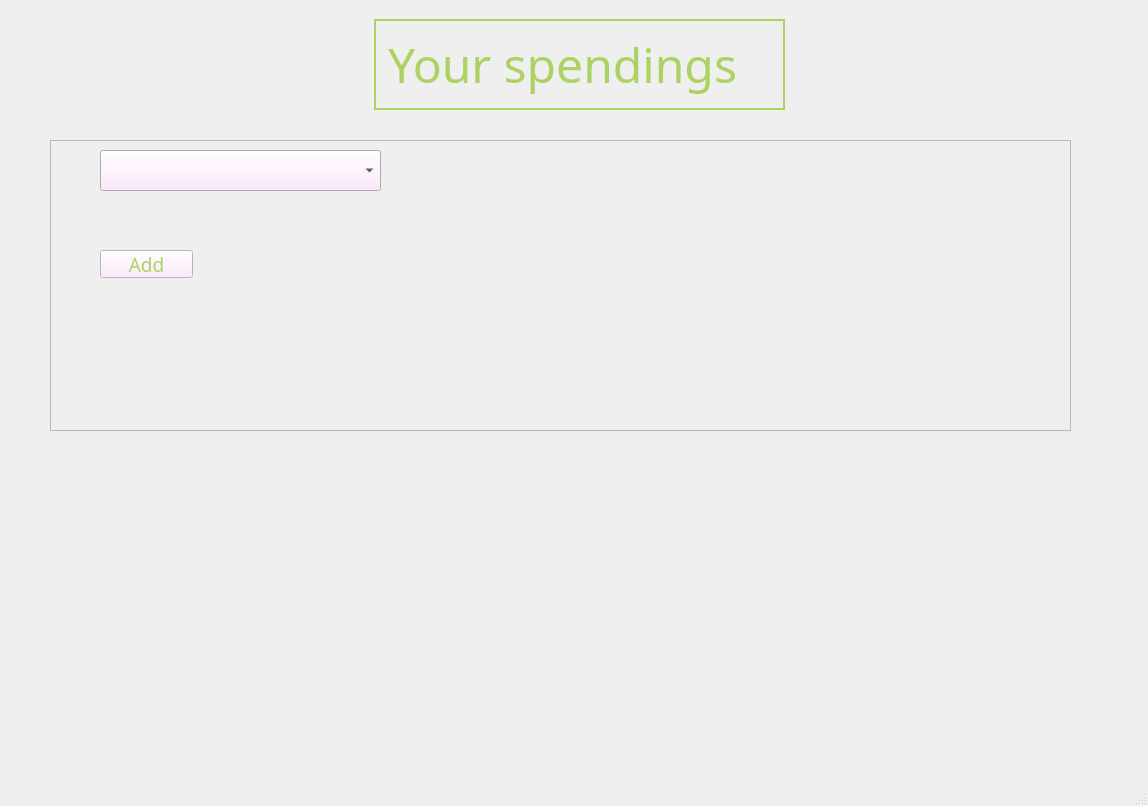
<?xml version="1.0" encoding="UTF-8"?>
<ui version="4.0">
 <class>MainWindow</class>
 <widget class="QMainWindow" name="MainWindow">
  <property name="geometry">
   <rect>
    <x>0</x>
    <y>0</y>
    <width>1148</width>
    <height>806</height>
   </rect>
  </property>
  <property name="windowTitle">
   <string>See what you spend on.</string>
  </property>
  <widget class="QWidget" name="centralwidget">
   <widget class="QLabel" name="Title">
    <property name="geometry">
     <rect>
      <x>374</x>
      <y>19</y>
      <width>411</width>
      <height>91</height>
     </rect>
    </property>
    <property name="palette">
     <palette>
      <active>
       <colorrole role="WindowText">
        <brush brushstyle="SolidPattern">
         <color alpha="255">
          <red>172</red>
          <green>211</green>
          <blue>98</blue>
         </color>
        </brush>
       </colorrole>
      </active>
      <inactive>
       <colorrole role="WindowText">
        <brush brushstyle="SolidPattern">
         <color alpha="255">
          <red>172</red>
          <green>211</green>
          <blue>98</blue>
         </color>
        </brush>
       </colorrole>
      </inactive>
      <disabled>
       <colorrole role="WindowText">
        <brush brushstyle="SolidPattern">
         <color alpha="255">
          <red>120</red>
          <green>120</green>
          <blue>120</blue>
         </color>
        </brush>
       </colorrole>
      </disabled>
     </palette>
    </property>
    <property name="font">
     <font>
      <family>Candara</family>
      <pointsize>36</pointsize>
      <weight>50</weight>
      <italic>false</italic>
      <bold>false</bold>
     </font>
    </property>
    <property name="frameShape">
     <enum>QFrame::WinPanel</enum>
    </property>
    <property name="text">
     <string>Your spendings</string>
    </property>
   </widget>
   <widget class="QFrame" name="Frame1">
    <property name="geometry">
     <rect>
      <x>50</x>
      <y>140</y>
      <width>1021</width>
      <height>291</height>
     </rect>
    </property>
    <property name="palette">
     <palette>
      <active>
       <colorrole role="WindowText">
        <brush brushstyle="SolidPattern">
         <color alpha="255">
          <red>172</red>
          <green>211</green>
          <blue>98</blue>
         </color>
        </brush>
       </colorrole>
       <colorrole role="Button">
        <brush brushstyle="SolidPattern">
         <color alpha="255">
          <red>255</red>
          <green>226</green>
          <blue>254</blue>
         </color>
        </brush>
       </colorrole>
      </active>
      <inactive>
       <colorrole role="WindowText">
        <brush brushstyle="SolidPattern">
         <color alpha="255">
          <red>172</red>
          <green>211</green>
          <blue>98</blue>
         </color>
        </brush>
       </colorrole>
       <colorrole role="Button">
        <brush brushstyle="SolidPattern">
         <color alpha="255">
          <red>255</red>
          <green>226</green>
          <blue>254</blue>
         </color>
        </brush>
       </colorrole>
      </inactive>
      <disabled>
       <colorrole role="WindowText">
        <brush brushstyle="SolidPattern">
         <color alpha="255">
          <red>120</red>
          <green>120</green>
          <blue>120</blue>
         </color>
        </brush>
       </colorrole>
       <colorrole role="Button">
        <brush brushstyle="SolidPattern">
         <color alpha="255">
          <red>255</red>
          <green>226</green>
          <blue>254</blue>
         </color>
        </brush>
       </colorrole>
      </disabled>
     </palette>
    </property>
    <property name="font">
     <font>
      <family>Candara</family>
      <pointsize>14</pointsize>
     </font>
    </property>
    <property name="frameShape">
     <enum>QFrame::StyledPanel</enum>
    </property>
    <property name="frameShadow">
     <enum>QFrame::Raised</enum>
    </property>
    <widget class="QComboBox" name="comboBox">
     <property name="geometry">
      <rect>
       <x>50</x>
       <y>10</y>
       <width>281</width>
       <height>41</height>
      </rect>
     </property>
    </widget>
    <widget class="QPushButton" name="pushButton">
     <property name="geometry">
      <rect>
       <x>50</x>
       <y>110</y>
       <width>93</width>
       <height>28</height>
      </rect>
     </property>
     <property name="palette">
      <palette>
       <active>
        <colorrole role="WindowText">
         <brush brushstyle="SolidPattern">
          <color alpha="255">
           <red>172</red>
           <green>211</green>
           <blue>98</blue>
          </color>
         </brush>
        </colorrole>
        <colorrole role="Light">
         <brush brushstyle="SolidPattern">
          <color alpha="255">
           <red>255</red>
           <green>255</green>
           <blue>255</blue>
          </color>
         </brush>
        </colorrole>
        <colorrole role="Dark">
         <brush brushstyle="SolidPattern">
          <color alpha="255">
           <red>81</red>
           <green>81</green>
           <blue>81</blue>
          </color>
         </brush>
        </colorrole>
        <colorrole role="Mid">
         <brush brushstyle="SolidPattern">
          <color alpha="255">
           <red>147</red>
           <green>147</green>
           <blue>147</blue>
          </color>
         </brush>
        </colorrole>
        <colorrole role="Text">
         <brush brushstyle="SolidPattern">
          <color alpha="255">
           <red>0</red>
           <green>0</green>
           <blue>0</blue>
          </color>
         </brush>
        </colorrole>
        <colorrole role="BrightText">
         <brush brushstyle="SolidPattern">
          <color alpha="255">
           <red>172</red>
           <green>211</green>
           <blue>98</blue>
          </color>
         </brush>
        </colorrole>
        <colorrole role="ButtonText">
         <brush brushstyle="SolidPattern">
          <color alpha="255">
           <red>172</red>
           <green>211</green>
           <blue>98</blue>
          </color>
         </brush>
        </colorrole>
        <colorrole role="Base">
         <brush brushstyle="SolidPattern">
          <color alpha="255">
           <red>255</red>
           <green>255</green>
           <blue>255</blue>
          </color>
         </brush>
        </colorrole>
        <colorrole role="Window">
         <brush brushstyle="SolidPattern">
          <color alpha="255">
           <red>255</red>
           <green>255</green>
           <blue>255</blue>
          </color>
         </brush>
        </colorrole>
        <colorrole role="Highlight">
         <brush brushstyle="SolidPattern">
          <color alpha="255">
           <red>255</red>
           <green>226</green>
           <blue>254</blue>
          </color>
         </brush>
        </colorrole>
        <colorrole role="HighlightedText">
         <brush brushstyle="SolidPattern">
          <color alpha="255">
           <red>170</red>
           <green>0</green>
           <blue>0</blue>
          </color>
         </brush>
        </colorrole>
        <colorrole role="AlternateBase">
         <brush brushstyle="SolidPattern">
          <color alpha="255">
           <red>159</red>
           <green>159</green>
           <blue>159</blue>
          </color>
         </brush>
        </colorrole>
        <colorrole role="ToolTipText">
         <brush brushstyle="SolidPattern">
          <color alpha="255">
           <red>0</red>
           <green>0</green>
           <blue>0</blue>
          </color>
         </brush>
        </colorrole>
        <colorrole role="PlaceholderText">
         <brush brushstyle="SolidPattern">
          <color alpha="128">
           <red>0</red>
           <green>0</green>
           <blue>0</blue>
          </color>
         </brush>
        </colorrole>
       </active>
       <inactive>
        <colorrole role="WindowText">
         <brush brushstyle="SolidPattern">
          <color alpha="255">
           <red>172</red>
           <green>211</green>
           <blue>98</blue>
          </color>
         </brush>
        </colorrole>
        <colorrole role="Light">
         <brush brushstyle="SolidPattern">
          <color alpha="255">
           <red>255</red>
           <green>255</green>
           <blue>255</blue>
          </color>
         </brush>
        </colorrole>
        <colorrole role="Dark">
         <brush brushstyle="SolidPattern">
          <color alpha="255">
           <red>81</red>
           <green>81</green>
           <blue>81</blue>
          </color>
         </brush>
        </colorrole>
        <colorrole role="Mid">
         <brush brushstyle="SolidPattern">
          <color alpha="255">
           <red>147</red>
           <green>147</green>
           <blue>147</blue>
          </color>
         </brush>
        </colorrole>
        <colorrole role="Text">
         <brush brushstyle="SolidPattern">
          <color alpha="255">
           <red>0</red>
           <green>0</green>
           <blue>0</blue>
          </color>
         </brush>
        </colorrole>
        <colorrole role="BrightText">
         <brush brushstyle="SolidPattern">
          <color alpha="255">
           <red>172</red>
           <green>211</green>
           <blue>98</blue>
          </color>
         </brush>
        </colorrole>
        <colorrole role="ButtonText">
         <brush brushstyle="SolidPattern">
          <color alpha="255">
           <red>172</red>
           <green>211</green>
           <blue>98</blue>
          </color>
         </brush>
        </colorrole>
        <colorrole role="Base">
         <brush brushstyle="SolidPattern">
          <color alpha="255">
           <red>255</red>
           <green>255</green>
           <blue>255</blue>
          </color>
         </brush>
        </colorrole>
        <colorrole role="Window">
         <brush brushstyle="SolidPattern">
          <color alpha="255">
           <red>255</red>
           <green>255</green>
           <blue>255</blue>
          </color>
         </brush>
        </colorrole>
        <colorrole role="Highlight">
         <brush brushstyle="SolidPattern">
          <color alpha="255">
           <red>255</red>
           <green>226</green>
           <blue>254</blue>
          </color>
         </brush>
        </colorrole>
        <colorrole role="HighlightedText">
         <brush brushstyle="SolidPattern">
          <color alpha="255">
           <red>170</red>
           <green>0</green>
           <blue>0</blue>
          </color>
         </brush>
        </colorrole>
        <colorrole role="AlternateBase">
         <brush brushstyle="SolidPattern">
          <color alpha="255">
           <red>159</red>
           <green>159</green>
           <blue>159</blue>
          </color>
         </brush>
        </colorrole>
        <colorrole role="ToolTipText">
         <brush brushstyle="SolidPattern">
          <color alpha="255">
           <red>0</red>
           <green>0</green>
           <blue>0</blue>
          </color>
         </brush>
        </colorrole>
        <colorrole role="PlaceholderText">
         <brush brushstyle="SolidPattern">
          <color alpha="128">
           <red>0</red>
           <green>0</green>
           <blue>0</blue>
          </color>
         </brush>
        </colorrole>
       </inactive>
       <disabled>
        <colorrole role="WindowText">
         <brush brushstyle="SolidPattern">
          <color alpha="255">
           <red>81</red>
           <green>81</green>
           <blue>81</blue>
          </color>
         </brush>
        </colorrole>
        <colorrole role="Light">
         <brush brushstyle="SolidPattern">
          <color alpha="255">
           <red>255</red>
           <green>255</green>
           <blue>255</blue>
          </color>
         </brush>
        </colorrole>
        <colorrole role="Dark">
         <brush brushstyle="SolidPattern">
          <color alpha="255">
           <red>81</red>
           <green>81</green>
           <blue>81</blue>
          </color>
         </brush>
        </colorrole>
        <colorrole role="Mid">
         <brush brushstyle="SolidPattern">
          <color alpha="255">
           <red>147</red>
           <green>147</green>
           <blue>147</blue>
          </color>
         </brush>
        </colorrole>
        <colorrole role="Text">
         <brush brushstyle="SolidPattern">
          <color alpha="255">
           <red>81</red>
           <green>81</green>
           <blue>81</blue>
          </color>
         </brush>
        </colorrole>
        <colorrole role="BrightText">
         <brush brushstyle="SolidPattern">
          <color alpha="255">
           <red>172</red>
           <green>211</green>
           <blue>98</blue>
          </color>
         </brush>
        </colorrole>
        <colorrole role="ButtonText">
         <brush brushstyle="SolidPattern">
          <color alpha="255">
           <red>81</red>
           <green>81</green>
           <blue>81</blue>
          </color>
         </brush>
        </colorrole>
        <colorrole role="Base">
         <brush brushstyle="SolidPattern">
          <color alpha="255">
           <red>255</red>
           <green>255</green>
           <blue>255</blue>
          </color>
         </brush>
        </colorrole>
        <colorrole role="Window">
         <brush brushstyle="SolidPattern">
          <color alpha="255">
           <red>255</red>
           <green>255</green>
           <blue>255</blue>
          </color>
         </brush>
        </colorrole>
        <colorrole role="Highlight">
         <brush brushstyle="SolidPattern">
          <color alpha="255">
           <red>0</red>
           <green>120</green>
           <blue>215</blue>
          </color>
         </brush>
        </colorrole>
        <colorrole role="HighlightedText">
         <brush brushstyle="SolidPattern">
          <color alpha="255">
           <red>170</red>
           <green>0</green>
           <blue>0</blue>
          </color>
         </brush>
        </colorrole>
        <colorrole role="AlternateBase">
         <brush brushstyle="SolidPattern">
          <color alpha="255">
           <red>159</red>
           <green>159</green>
           <blue>159</blue>
          </color>
         </brush>
        </colorrole>
        <colorrole role="ToolTipText">
         <brush brushstyle="SolidPattern">
          <color alpha="255">
           <red>0</red>
           <green>0</green>
           <blue>0</blue>
          </color>
         </brush>
        </colorrole>
        <colorrole role="PlaceholderText">
         <brush brushstyle="SolidPattern">
          <color alpha="128">
           <red>0</red>
           <green>0</green>
           <blue>0</blue>
          </color>
         </brush>
        </colorrole>
       </disabled>
      </palette>
     </property>
     <property name="text">
      <string>Add</string>
     </property>
    </widget>
   </widget>
  </widget>
  <widget class="QMenuBar" name="menubar">
   <property name="geometry">
    <rect>
     <x>0</x>
     <y>0</y>
     <width>1148</width>
     <height>26</height>
    </rect>
   </property>
  </widget>
  <widget class="QStatusBar" name="statusbar"/>
 </widget>
 <resources/>
 <connections/>
</ui>
